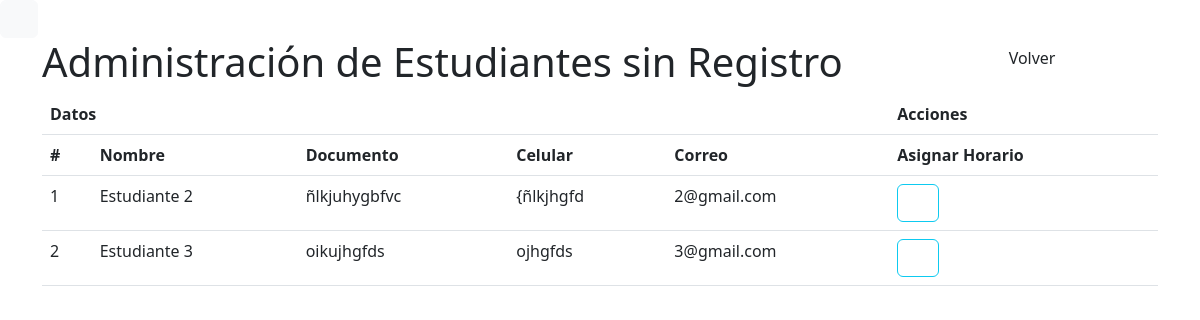
The app's page /Administracion/BuscarNuevosEstudiantes/ (signed in), older data.
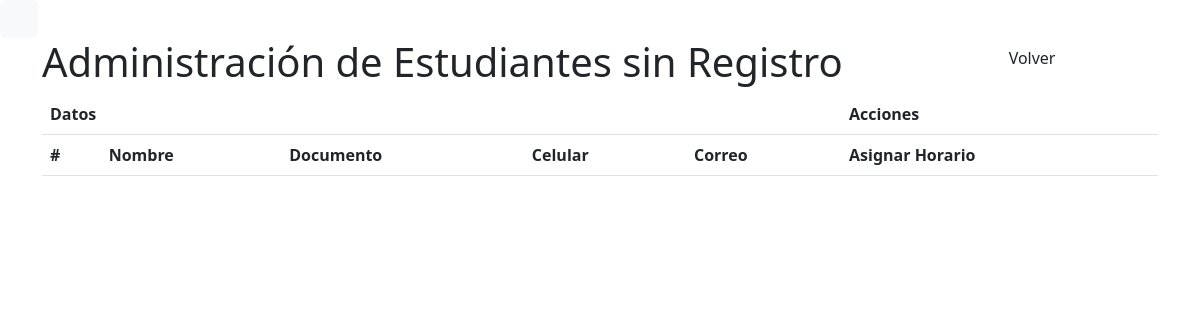
The same page, newer data.
### Estudiantes_Profesores/models.py (models this page shows, shortened)
class Estudiante(models.Model):
    nombre_completo = models.CharField("nombre completo", max_length=150, null=False, blank=False)
    fecha_nacimiento = models.DateField("fecha de nacimiento", null=False, blank=False)
    documento = models.CharField("numero de documento", max_length = 18, null=False, blank=False, unique=True)
    celular = models.CharField("numero de celular", max_length = 10, null=False, blank=False)
    telefono = models.CharField("numero de telefono", max_length = 10)
    email = models.EmailField("correo electronico",null=False, blank=False, unique=True)
    direccion = models.CharField("direccion de residencia", max_length = 500,null=False, blank=False,)
    barrio = models.CharField("barrio de resdencia", max_length = 500, null=False, blank=False)
    ciudad = models.CharField("ciudad de residencia",max_length = 150, null=False, blank=False)
    seguro_medico = models.BooleanField("tiene seguro medico", null=False, blank=False)
    documento_identidad =  models.BooleanField("tiene documento de identidad", null=False, blank=False)
    nombre_completo_acudiente = models.CharField("nombre completo del acudiente", max_length=150, null=False, blank=False)
    cedula_acudiente = models.CharField("numero de cedula acudiente", max_length = 18, null=False, blank=False, unique=True)
    lugar_expedicion_acudiente = models.CharField("lugar de expedicion de la cedula del acudiente", max_length = 500, null=False, blank=False)
    celular_acudiente = models.CharField("numero de celular acudiente ", max_length = 10)
    email_acudiente = models.EmailField("correo electronico acudiente",null=False, blank=False, unique=True)
    nombre_contactoE = models.CharField("nombre del contacto de emergencia", max_length = 10)
    telefono_contactoE = models.CharField("telefono del contacto de emergencia",null=False, blank=False, max_length = 10)
    relacion_contactoE = models.CharField("relacion con el alumno",null=False, blank=False,  max_length = 100)
    nivel = models.ForeignKey(Nivel, db_column="nivel_id", on_delete=models.SET_NULL, verbose_name="nivel del estudiante", null=True)
    estado = models.BooleanField(default=True)
    class Meta:
        db_table = "estudiantes"
    @property
    def get_estudiante(self):
        estudiante = self.nombre_completo.capitalize()
        return estudiante

### Estudiantes_Profesores/views.py (the view)
# urls.py: path("BuscarNuevosEstudiantes/", BuscarNuevosEstudiantes.as_view(), name="buscarNuevosEstudiantes"),
class BuscarNuevosEstudiantes(View):
     def get(self, request, *args, **kwargs):
        EstudiantesConRegisto = Estudiante.objects.all()
        EstudiantesSinRegisto = []
        for registro in EstudiantesConRegisto:
            if not hasattr(registro, "registro"):
               EstudiantesSinRegisto.append(registro)
        ctx={"estudiantes":EstudiantesSinRegisto}
        return render(request, "Estudiantes/estudiantesSinRegistro.html", ctx)

### Estudiantes_Profesores/Templates/Estudiantes/estudiantesSinRegistro.html (shortened to what this page needs)
{% extends 'base.html' %}
{% load static %}
{% block estilos %}
<link rel="stylesheet" href="{% static 'libs/datepicker/dist/datepicker.css' %}">
{% endblock estilos %}
{% block contenido %}
<div class="container">
  <div class="row">
    <div class="col-10">
        <h1>Administración de Estudiantes sin Registro</h1>
    </div>
    <div class="col-2">
        <ul class="navbar-nav me-auto mb-2 mb-lg-0">
            <li class="nav-item">
              <a class="nav-link" href="{% url 'estudiantes' %}"><i class="fa-solid fa-arrow-left"></i> Volver</a>
            </li>
          </ul>
    </div>
  </div>
    <table id="EstudiantesSinRegistroTable" class="table">
        <thead>
            <tr>
                <th colspan="5">Datos</th>
                <th colspan="1">Acciones</th>
            </tr>
           <tr>
                <th>#</th>
                <th>Nombre</th>
                <th>Documento</th>
                <th>Celular</th>
                <th>Correo</th>
                <th>Asignar Horario</th>
           </tr>
        </thead>
        <tbody>
            {% for estudiante in estudiantes %}
                <tr>
                    <td>{{forloop.counter}}</td>
                    <td>{{estudiante.get_estudiante}}</td>
                    <td>{{estudiante.documento}}</td>
                    <td>{{estudiante.celular}}</td>
                    <td>{{estudiante.email}}</td>
                    <td><a onclick="EstudianteSinRegistro('{% url 'crearNuevosEstudiantes' estudiante.pk %}')" class="btn btn-outline-info "><i class="fa-solid fa-circle-plus fa-lg"></i></a></td>
                </tr>
            {% endfor %}
        </tbody>
    </table>
</div>
{% endblock contenido %}

Row changes from the older to the newer data that the page shows:
no longer on this page (row unchanged): Estudiante: get_estudiante "Estudiante 2", documento "ñlkjuhygbfvc", celular "{ñlkjhgfd", email "2@gmail.com"
no longer on this page (row edited): Estudiante: get_estudiante "Estudiante 3", documento "oikujhgfds", celular "ojhgfds", email "3@gmail.com"
